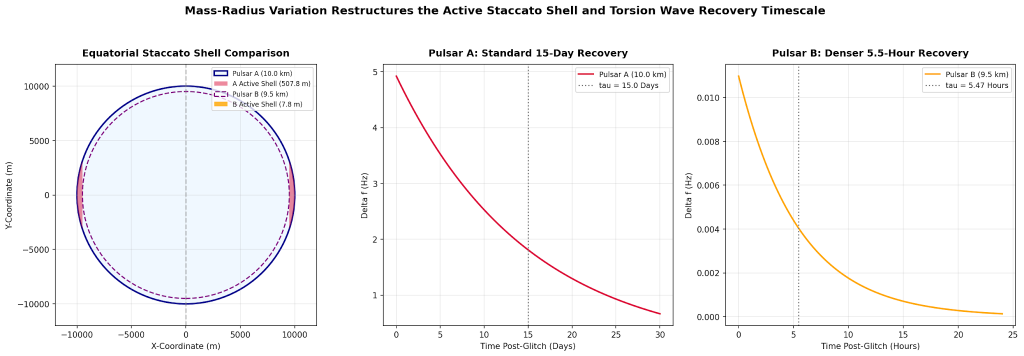
#> input picture PUBLIC_SITE/STAGING/images/2026-09-30/09718c35ea98b81f1fbc331bef08fc3a1b648e61.png, 2048 x 712 px (shown at 1/2 size); its folder holds only this picture in this run
$ python similarity_scan.py ../../PUBLIC_SITE/STAGING/images/2026-09-30/09718c35ea98b81f1fbc331bef08fc3a1b648e61.png
#> lines starting #> are read from the running program, lines starting #| are printed output that depends on the picture
#!/usr/bin/env python3
"""Transparent duplicate / near-duplicate scanner for archive images.

Uses cryptographic identity plus two small perceptual hashes. It is deliberately
not a semantic classifier: low Hamming distance is evidence of visual similarity,
not proof that two images have the same meaning.
"""
from __future__ import annotations

import argparse
import hashlib
import json
from pathlib import Path
from PIL import Image, ImageOps

IMAGE_EXTS={".png",".jpg",".jpeg",".webp",".gif",".bmp",".tif",".tiff"}


def sha256(path: Path) -> str:
    h=hashlib.sha256()
    with path.open("rb") as f:
        for chunk in iter(lambda:f.read(1024*1024),b""):
            h.update(chunk)
    return h.hexdigest()


def bits_to_hex(bits):
    n=0
    for b in bits:n=(n<<1)|int(bool(b))
    return f"{n:0{(len(bits)+3)//4}x}"


def ahash(im: Image.Image, size=16) -> str:
    g=ImageOps.grayscale(im).resize((size,size))
    p=list(g.getdata()); mean=sum(p)/len(p)
    return bits_to_hex(v>=mean for v in p)


def dhash(im: Image.Image, size=16) -> str:
    g=ImageOps.grayscale(im).resize((size+1,size))
    p=list(g.getdata()); bits=[]
    for y in range(size):
        row=p[y*(size+1):(y+1)*(size+1)]
        bits.extend(row[x]>row[x+1] for x in range(size))
    return bits_to_hex(bits)


def hamming(a: str,b: str) -> int:
    return (int(a,16)^int(b,16)).bit_count()


def record(path: Path):
    with Image.open(path) as im:
        w,h=im.size
        return {"path":str(path),"width":w,"height":h,"aspect":round(w/h,6),
                "sha256":sha256(path),"ahash":ahash(im),"dhash":dhash(im)}


def iter_images(paths):
    seen=set()
    for raw in paths:
        p=Path(raw)
        candidates=(p.rglob("*") if p.is_dir() else [p])
        for x in candidates:
            if x.is_file() and x.suffix.lower() in IMAGE_EXTS:
                q=str(x.resolve())
                if q not in seen:
                    seen.add(q); yield x


def union_find(n):
    parent=list(range(n))
    def find(x):
        while parent[x]!=x:
            parent[x]=parent[parent[x]];x=parent[x]
        return x
    def union(a,b):
        a,b=find(a),find(b)
        if a!=b:parent[b]=a
    return parent,find,union


def scan(paths,threshold=12,aspect_tolerance=.03):
    rec=[record(p) for p in iter_images(paths)]
    parent,find,union=union_find(len(rec)); pairs=[]
    for i in range(len(rec)):
        for j in range(i+1,len(rec)):
            a,b=rec[i],rec[j]
            if a["sha256"]==b["sha256"]:
                pairs.append({"a":a["path"],"b":b["path"],"relation":"byte_identical","distance":0});union(i,j);continue
            if abs(a["aspect"]-b["aspect"])>aspect_tolerance:continue
            d1=hamming(a["dhash"],b["dhash"]);d2=hamming(a["ahash"],b["ahash"]);d=(d1+d2)/2
            if d<=threshold:
                pairs.append({"a":a["path"],"b":b["path"],"relation":"perceptual_candidate","distance":d,"dhash_distance":d1,"ahash_distance":d2});union(i,j)
    groups={}
    for i,r in enumerate(rec):groups.setdefault(find(i),[]).append(r["path"])
    clusters=[v for v in groups.values() if len(v)>1]
    return {"schema_version":1,"threshold":threshold,"aspect_tolerance":aspect_tolerance,
            "warning":"Perceptual clusters are review candidates, not semantic identity.",
            "images":rec,"pairs":sorted(pairs,key=lambda x:x["distance"]),"clusters":clusters}


def main():
    ap=argparse.ArgumentParser()
    ap.add_argument("paths",nargs="+",help="Image files and/or directories")
    ap.add_argument("-o","--output")
    ap.add_argument("--threshold",type=float,default=12)
    ap.add_argument("--aspect-tolerance",type=float,default=.03)
    a=ap.parse_args(); result=scan(a.paths,a.threshold,a.aspect_tolerance); text=json.dumps(result,indent=2)
#> in record, im is the input picture: PIL image 2048x712 RGB; mean R, G, B 246.4, 246.4, 247.4
#> in ahash, `g=ImageOps.grayscale(im).resize((size,size))`:
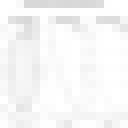
#> g: PIL image 16x16 L (shown 8 times larger); min 215, max 255, mean 246.3
#> in ahash, `p = list(g.getdata())`: p = 256 values, max 255 at index 0, min 215 at index 3, mean 246.3
#> in ahash, `mean = sum(p) / len(p)`: mean = 246.3
    if a.output:Path(a.output).write_text(text+"\n",encoding="utf-8")
    else:print(text)

#> (the run stopped early here; a loop or call above may not have finished)

$ run again, on PUBLIC_SITE/STAGING/images/2026-09-30/1a48a820802a0d886af3ca84be4fa8b60ca6199c.png
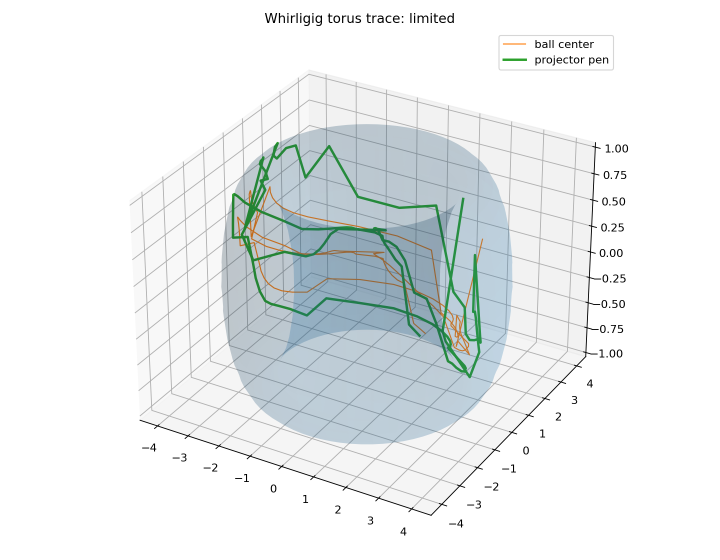
#> input picture PUBLIC_SITE/STAGING/images/2026-09-30/1a48a820802a0d886af3ca84be4fa8b60ca6199c.png, 1440 x 1120 px (shown at 1/2 size)
#> in record, im is the input picture: PIL image 1440x1120 RGBA; mean R, G, B, A 233.6, 237.4, 238.3, 255
#> in ahash, `g=ImageOps.grayscale(im).resize((size,size))`:
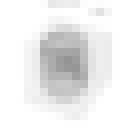
#> g: PIL image 16x16 L (shown 8 times larger); min 148, max 255, mean 236.2
#> p = 256 values, max 255 at index 0, min 148 at index 120, mean 236.2
#> mean = 236.2

$ run again, on PUBLIC_SITE/STAGING/images/2026-09-30/1eb2d9138fa1ff0a5924c4c4b77324cc767fb817.png
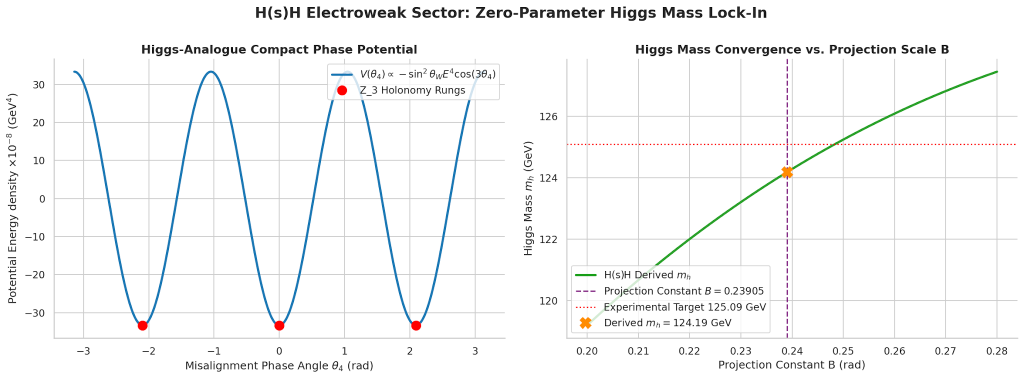
#> input picture PUBLIC_SITE/STAGING/images/2026-09-30/1eb2d9138fa1ff0a5924c4c4b77324cc767fb817.png, 2048 x 758 px (shown at 1/2 size)
#> in record, im is the input picture: PIL image 2048x758 RGB; mean R, G, B 246.3, 246.9, 247.2
#> in ahash, `g=ImageOps.grayscale(im).resize((size,size))`:
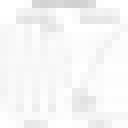
#> g: PIL image 16x16 L (shown 8 times larger); min 209, max 255, mean 246.5
#> p = 256 values, max 255 at index 0, min 209 at index 9, mean 246.5
#> mean = 246.5
